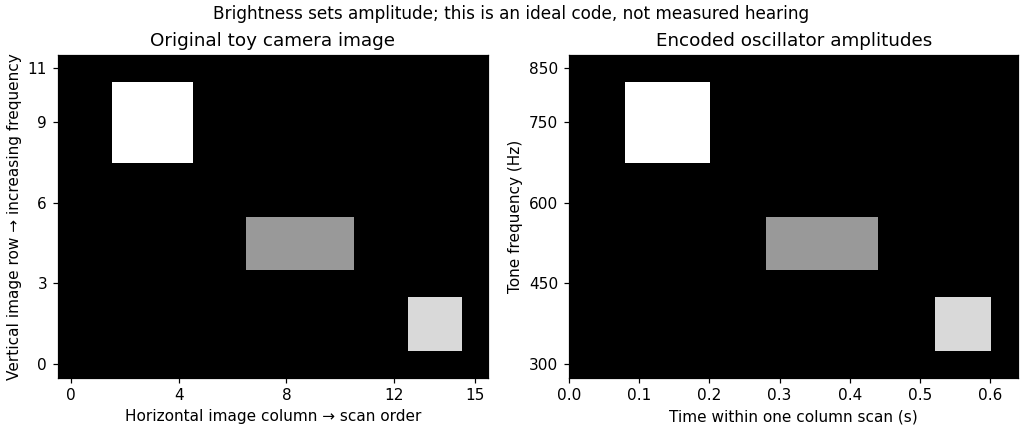

Recreate this plot in Python.
from pathlib import Path
import math
import numpy as np
import matplotlib
matplotlib.use("Agg")
import matplotlib.pyplot as plt
plt.rcParams.update({"font.size":10,"figure.facecolor":"white","axes.facecolor":"white","savefig.facecolor":"white"})
image=np.zeros((12,16));image[8:11,2:5]=1.;image[4:6,7:11]=.6;image[1:3,13:15]=.85
freq=300+50*np.arange(12);duration=.04;fs=24000;ts=np.arange(round(duration*fs))/fs
basis=np.sin(2*np.pi*ts[:,None]*freq[None,:])
coeff=[]
for j in range(16):
 signal=basis@image[:,j]
 recovered=2*basis.T@signal/len(ts)
 assert np.max(np.abs(recovered-image[:,j]))<1e-12
 coeff.append(recovered)
fig,ax=plt.subplots(1,2,figsize=(9.3,3.9),layout="constrained")
ax[0].imshow(image,origin="lower",cmap="gray",vmin=0,vmax=1,extent=(-.5,15.5,-.5,11.5),interpolation="nearest",aspect="equal")
ax[0].set(xlabel="Horizontal image column → scan order",ylabel="Vertical image row → increasing frequency",title="Original toy camera image",xticks=[0,4,8,12,15],yticks=[0,3,6,9,11])
arr=np.stack(coeff,axis=1)
ax[1].imshow(arr,origin="lower",cmap="gray",vmin=0,vmax=1,extent=(0,.64,275,875),interpolation="nearest",aspect="auto")
ax[1].set(xlabel="Time within one column scan (s)",ylabel="Tone frequency (Hz)",title="Encoded oscillator amplitudes",yticks=[300,450,600,750,850])
fig.suptitle("Brightness sets amplitude; this is an ideal code, not measured hearing",fontsize=11)
fig.savefig(Path.cwd()/"2022-substitution-encoder.png",dpi=110,transparent=False)
